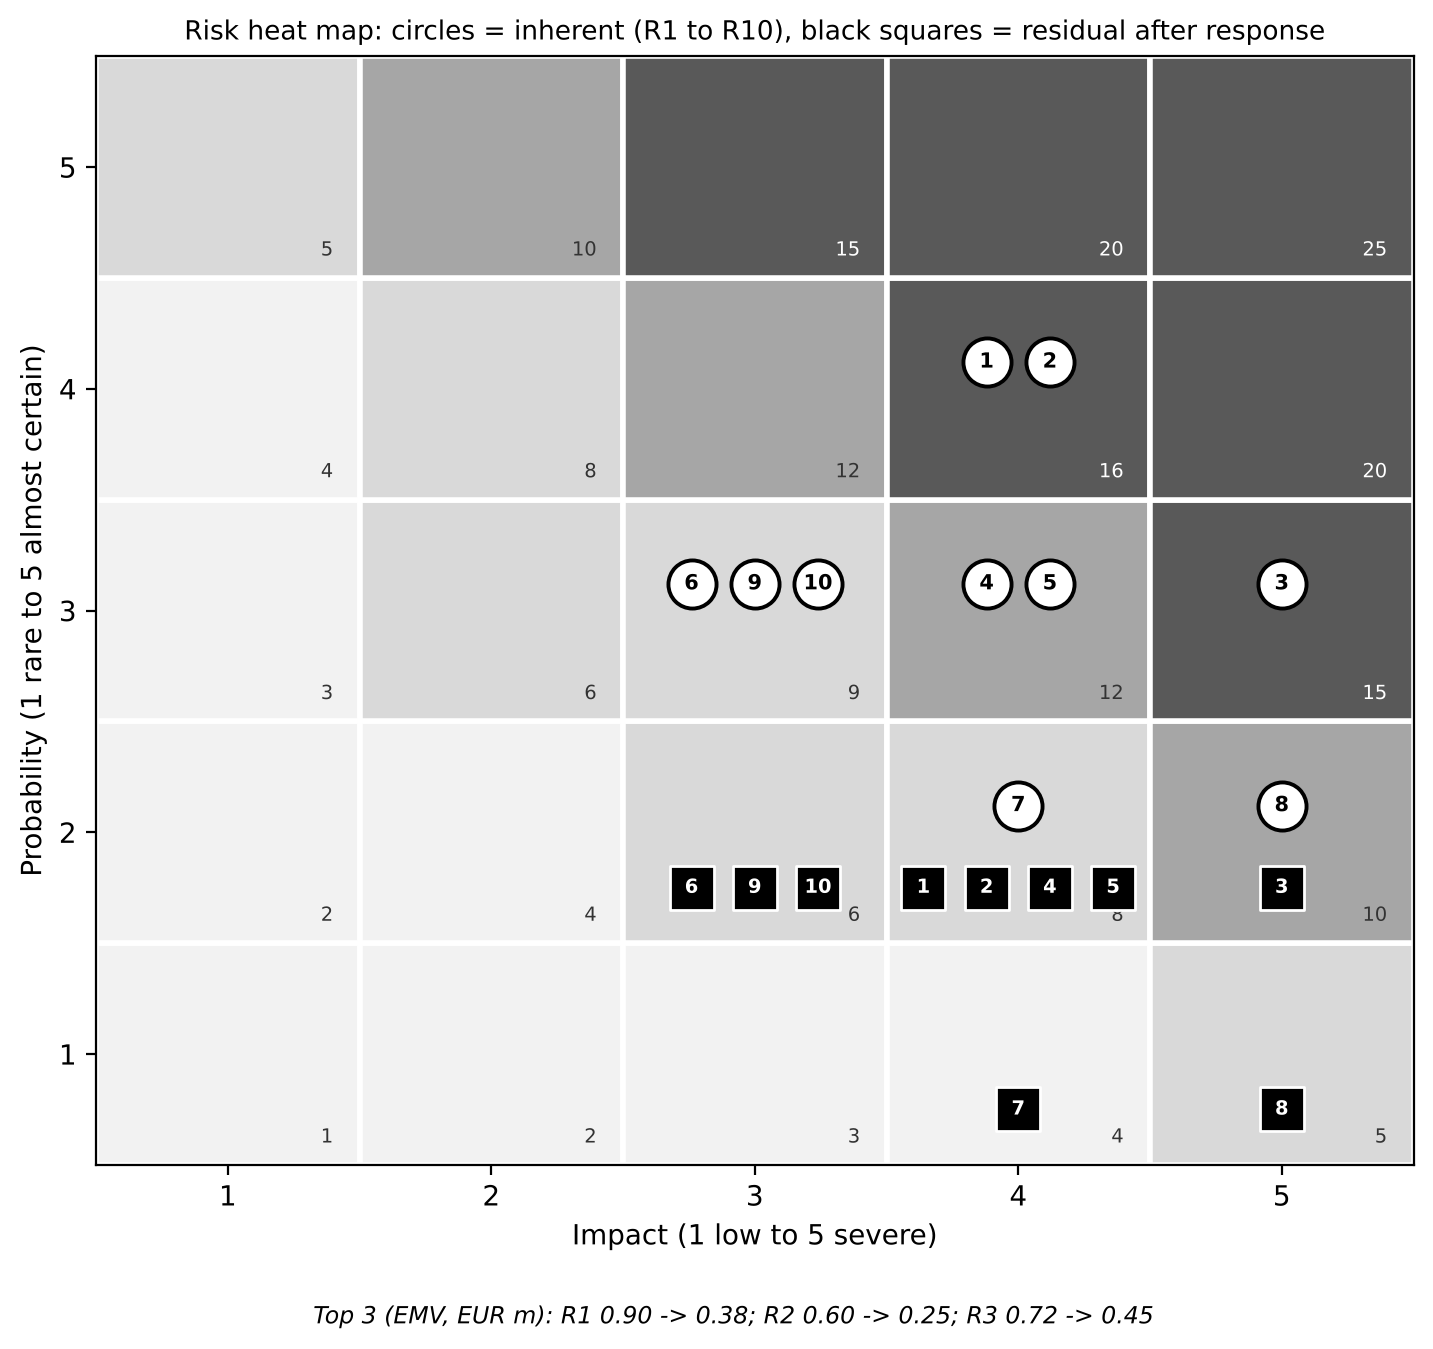

Python code for this plot:
"""Figure 6 - 5x5 probability-impact heat map with inherent (circle) and residual (square) positions.
Probability score to % : 1=10, 2=25, 3=40, 4=60, 5=80. EMV = probability % x cost impact (EUR m)."""
import matplotlib.pyplot as plt

PROB = {1: .10, 2: .25, 3: .40, 4: .60, 5: .80}
# id: (risk, P, I, residual P, residual I, cost impact EUR m, owner, response, linked task)
R = {
    "R1":  ("Second-source trials slip or fail", 4, 4, 2, 4, 1.5, "Head of Sourcing", "Extra candidates; 4-week buffer", "3.3, 1.3B"),
    "R2":  ("Factories resist data sharing", 4, 4, 2, 4, 1.0, "Supplier Relations", "Contract clause; workshops; incentives", "2.3, 5.2"),
    "R3":  ("US tariff rules change mid-project", 3, 5, 2, 5, 1.8, "Trade Compliance", "Monthly review; scope reserve", "1.3, 4.2"),
    "R4":  ("Platform integration overruns", 3, 4, 2, 4, 0.8, "IT Programme Lead", "Phased go-live; fixed-price build", "2.2"),
    "R5":  ("New factory fails labour audit", 3, 4, 2, 4, 0.7, "Sustainability Lead", "Audit before trial; remediation plan", "3.2"),
    "R6":  ("Sourcing team capacity or change fatigue", 3, 3, 2, 3, 0.4, "HR Business Partner", "Backfill; training", "5.1"),
    "R7":  ("Platform vendor fails or locks in", 2, 4, 1, 4, 0.6, "Procurement", "Escrow; exit clause", "2.1"),
    "R8":  ("Sensitive supplier data breach", 2, 5, 1, 5, 0.9, "CISO", "Access controls; audit", "2.2"),
    "R9":  ("Audit and trial cost inflation", 3, 3, 2, 3, 0.4, "Finance Partner", "Fixed-price audits; reserve", "1.3"),
    "R10": ("Freight disruption delays trial shipments", 3, 3, 2, 3, 0.4, "Logistics Lead", "Air-freight samples; buffer stock", "3.3"),
}
def emv(r, residual=False):
    p, i = (r[3], r[4]) if residual else (r[1], r[2]); return PROB[p] * r[5]
def score(r): return r[1] * r[2]

if __name__ == "__main__":
    plt.rcParams["font.family"] = ["DejaVu Sans"]
    fig, ax = plt.subplots(figsize=(8.5, 7.2))
    shades = {range(1, 5): "#f2f2f2", range(5, 10): "#d9d9d9", range(10, 15): "#a6a6a6", range(15, 26): "#595959"}
    for p in range(1, 6):
        for i in range(1, 6):
            s = p * i; c = next(v for k, v in shades.items() if s in k)
            ax.add_patch(plt.Rectangle((i - .5, p - .5), 1, 1, fc=c, ec="white", lw=2))
            ax.text(i + .4, p - .42, str(s), ha="right", va="bottom", fontsize=7, color="white" if s >= 15 else "#333333")
    from collections import defaultdict
    def place(idx, which):
        cell = defaultdict(list)
        for k, r in R.items(): cell[(r[idx[0]], r[idx[1]])].append(k)
        for (i, p), ks in cell.items():
            for n, k in enumerate(ks):
                x = i + (n - (len(ks) - 1) / 2) * 0.24
                if which == "inh":
                    ax.scatter(x, p + .12, s=300, marker="o", fc="white", ec="black", lw=1.4, zorder=4)
                    ax.text(x, p + .12, k[1:], ha="center", va="center", fontsize=7.5, fontweight="bold", zorder=5)
                else:
                    ax.scatter(x, p - .25, s=260, marker="s", fc="black", ec="white", zorder=4)
                    ax.text(x, p - .25, k[1:], ha="center", va="center", fontsize=7, fontweight="bold", color="white", zorder=5)
    place((2, 1), "inh"); place((4, 3), "res")
    ax.set_xlim(.5, 5.5); ax.set_ylim(.5, 5.5); ax.set_xticks(range(1, 6)); ax.set_yticks(range(1, 6))
    ax.set_xlabel("Impact (1 low to 5 severe)"); ax.set_ylabel("Probability (1 rare to 5 almost certain)")
    ax.set_title("Risk heat map: circles = inherent (R1 to R10), black squares = residual after response", fontsize=9.5)
    top = sorted(R, key=lambda k: -score(R[k]))[:3]
    txt = "Top 3 (EMV, EUR m): " + "; ".join(f"{k} {emv(R[k]):.2f} -> {emv(R[k], True):.2f}" for k in top)
    fig.text(0.5, 0.0, txt, ha="center", fontsize=8.5, style="italic")
    plt.savefig("fig6_risk_heatmap.png", dpi=200, bbox_inches="tight", facecolor="white")
    print(txt, "| residual EMV top3:", round(sum(emv(R[k], True) for k in top), 3))
